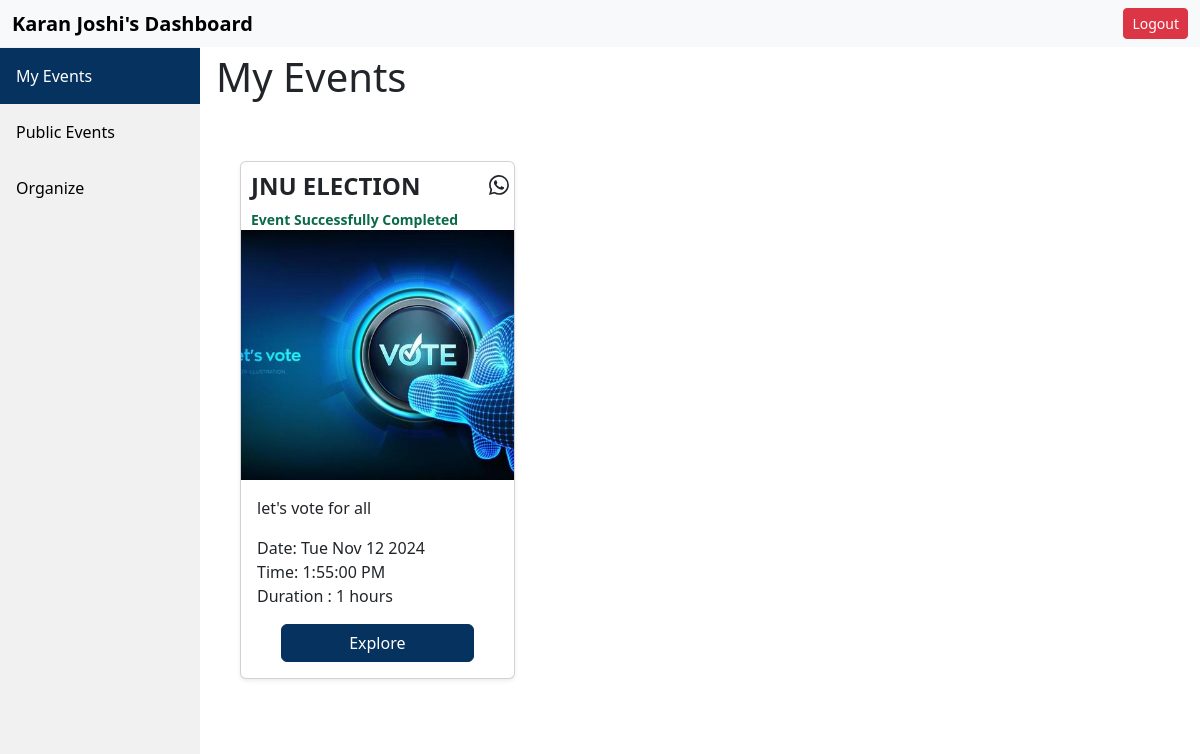
Page /OGb6a7/organizer/dashboard on the committed database.
### application/models.py (models this page shows)
class Organizer(db.Model):
    id=db.Column(db.String(),primary_key=True)
    name=db.Column(db.String())
    email=db.Column(db.String(),nullable=False,unique=True)
    status=db.Column(db.Integer,default=0)
    pwd=db.Column(db.String())
    phone=db.Column(db.Integer)
    org_name=db.Column(db.String())
    org_type=db.Column(db.String())
    file=db.Column(db.String())
    events=db.relationship('Event',backref='organizer')

class Event(db.Model):
    id=db.Column(db.String(),primary_key=True)
    createTime=db.Column(db.DateTime)
    organizerId=db.Column(db.Integer(),db.ForeignKey('organizer.id'))
    title=db.Column(db.String(),default='x')
    desc=db.Column(db.String(),default='x')
    endTime=db.Column(db.DateTime,nullable=False)
    startTime=db.Column(db.DateTime,nullable=False)
    isApproved=db.Column(db.Boolean,default=False)
    voterCount=db.Column(db.Integer(),default=0)
    durHour=db.Column(db.Integer())
    durMin=db.Column(db.Integer())
    numWinners=db.Column(db.Integer(),default=1)
    votes=db.relationship('Vote',backref='event')

### application/controllers.py (the view, shortened to what this page needs)
@app.route('/<orgId>/organizer/dashboard',methods=['GET','POST'])
def orgDashboard(orgId):
    org=Organizer.query.get(orgId)
    events=Event.query.filter_by(organizerId=orgId).all()
    return render_template('org-dashboard.html',org=org,events=events)

### templates/org-dashboard.html (shortened to what this page needs)
<!DOCTYPE html>
<html lang="en">
<head>
    <link rel="stylesheet" href="/static/specific-event.css">
    <link rel="stylesheet" href="/static/user_myevents.css">
    <link href="https://cdn.jsdelivr.net/npm/bootstrap@5.3.3/dist/css/bootstrap.min.css" rel="stylesheet">
</head>
<body>
  <nav class="navbar fixed-top navbar-expand-lg bg-body-tertiary">
    <div class="container-fluid">
      <strong class="text-primary-emphasis"><a class="navbar-brand" href="#">{{org.name}}'s Dashboard</a> </strong>
      <a class="btn btn-danger btn-sm" href="/">Logout</a>
    </div>
  </nav>
  <div class="sidebar pt-5">
      <a class="active disabled" href="#myevents" id="myeventsbtn" >My Events</a>
      <a href="#allevents" id="alleventsbtn">Public Events</a>
      {%if org.status==1%}
      <a href="#organize" id="organizebtn">Organize</a>
      {%endif%}
  </div>
    <div class="content">
      <div class="active pt-5" id="myevents">
        {%if org.status == 0%}
      <p>You are yet to be approved by Admin</p>
      {%elif org.status ==-1%}
      <p>You are banned by Admin</p>
        {%else%}
          <h1 class="pt-1">My Events</h1>
          {% if events|length == 0 %}
            <p class="h4 pt-5 text-center">No Events For You. Let's Create One!!</p>
          {%else%}
          <div class="container pt-1">
            <div class="album py-5 bg-body">
              <div class="container">
                <div class="row row-cols-1 row-cols-sm-2 row-cols-md-3 g-5">
                {%for event in events%}
                    <div class="col">
                      <div class="card shadow-sm">
                        <div style="display: flex; align-items: center; justify-content: space-between;">
                          <h4 style="font-weight:550; margin-top: 10px; margin-left: 10px;">{{event.title}}</h4>
                        </div>
                        {%if event.startTime>event.startTime.now()%}
                        <small style="margin-left: 10px; color: #0a694b; font-weight: 700;" class="timer">Starts in </small>
                        <p class="startTimer" style="display: none;">{{event.startTime}}w{{event.endTime}}</p>
                        {%elif event.endTime>event.endTime.now()%}
                        <small style="margin-left: 10px; color: red; font-weight: 700;" class="timer">Ends in </small>
                        <p style="display: none;" class="startTimer">{{event.endTime}}</p>
                        {%else%}
                        <small style="margin-left: 10px; color: #0a694b; font-weight: 700;">Event Successfully Completed</small>
                        {%endif%}
                        <img src="/static/voteThumbnail.jpg" alt="event thumbnail" height="250px" width="100%" style="object-fit: cover;">
                        <div class="card-body">
                          <p class="card-text">{{event.desc}}
                          <p class="startDate">Start Date : {{event.startTime}} <br> Duration : {%if event.durHour%}{{event.durHour}} hours {%else%}{{event.durMin}} minutes {%endif%}</p>
                          <div class="d-flex justify-content-center align-items-center">
                            <a href="/{{org.id}}/{{event.id}}/explore" type="button" style="width:80% ;background-color: #05325E; border-color: #05325E;" class="btn btn-primary">Explore</a>
                          </div>
                        </div>
                      </div>
                    </div>
                {%endfor%}
              </div>
            </div>
          </div>
        </div>
      {%endif%}
    {%endif%}
      </div>
<div class="container d-flex justify-content-center pt-5">
  </div>
</div>
</body>
</html>

### static/specific-event.css (style rules this page uses)
body { margin:0px; padding:0px; }
.content { padding: 16px; }
.sidebar { width: 200px; background-color: #f1f1f1; position:fixed; height: 100%; overflow: auto; }
.sidebar a { display: block; color: black; padding: 16px; text-decoration: none; }
.sidebar a.active { background: #05325E; color: white; }
div.content { margin-left: 200px; padding: 1px 16px; }

### rows in the picture
Organizer: name "Karan Joshi"
Event: title "JNU ELECTION", shows "Event Successfully Completed", desc "let's vote for all"
